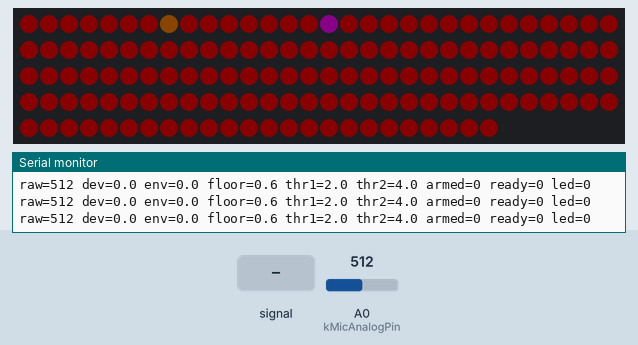
Simulated run of this sketch. Board: Arduino Uno, built with avr-gcc and run on an emulated ATmega328P. On the bench: 144 RGB LEDs in strip order, left to right, continuing on the next row, the last lines printed to the serial monitor. The test bench sets the inputs (shaded band); at power-on: A0 (kMicAnalogPin) = 512. Dim RGB values are drawn brighter than linear.

Above: at 1.2 s.
1.3 s: A0 (kMicAnalogPin) fed a 1000 Hz sine of ±255 counts around its level
At 3.2 s:
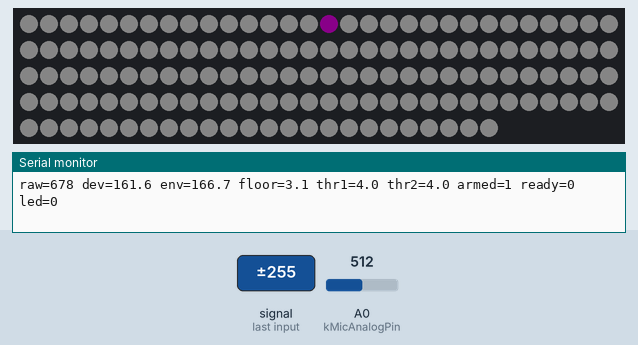
4.3 s: A0 (kMicAnalogPin) set to 960
7.3 s: A0 (kMicAnalogPin) set to 1023
At 8.73 s:
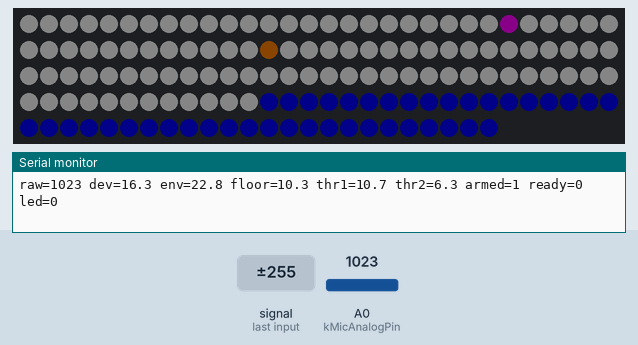
10.3 s: A0 (kMicAnalogPin) set to 940
At 13.03 s:
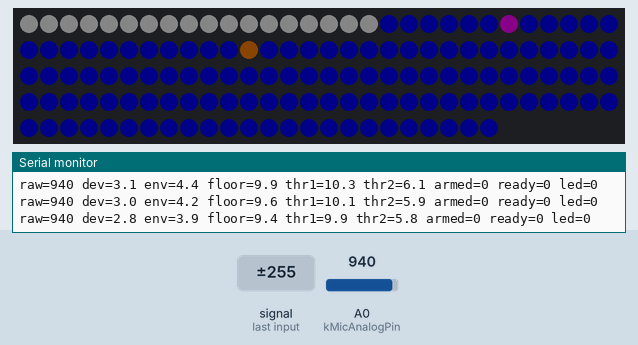
13.3 s: A0 (kMicAnalogPin) fed a 200 Hz sine of ±81 counts around its level
At 14.4 s:
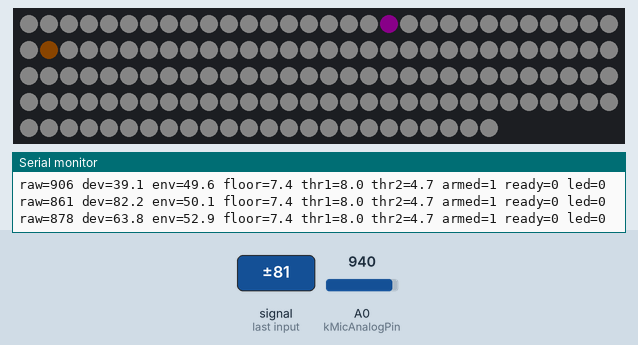
15.1 s: A0 (kMicAnalogPin) set to 900
At 16.3 s:
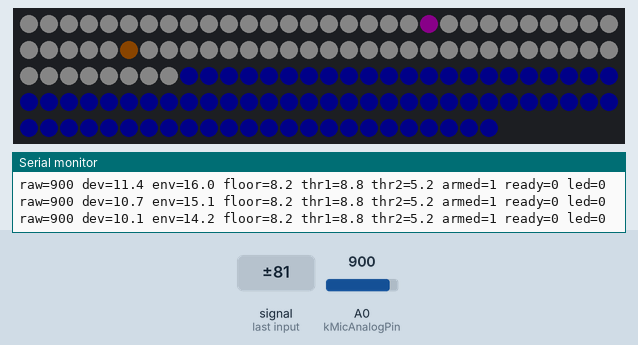

Measured:
- after the input at 1.3 s, the LEDs: first change at once (image 1 shows a later state)
- after the input at 7.3 s, the LEDs: first change after 0.13 s (image 2 shows a later state)
- after the input at 10.3 s, the LEDs: first change after 0.20 s (image 3 shows a later state)
- after the input at 13.3 s, the LEDs: first change after 0.27 s (image 4 shows a later state)
- after the input at 15.1 s, the LEDs: first change after 0.44 s (image 5 shows a later state)

The sketch:

KY037ClapSmoke.ino
```cpp
#include <Adafruit_NeoPixel.h>
#include <Arduino.h>

namespace Pins {
constexpr uint8_t kMicAnalogPin = A0;
constexpr uint8_t kStripPin = 6;
}

constexpr uint16_t kPixels = 144;
constexpr uint8_t kBrightness = 28;
constexpr uint32_t kPrintMs = 40;

float gBaseline = 0.0f;
float gDevEma = 0.0f;
float gEnv = 0.0f;
float gNoiseFloor = 1.0f;

bool gLedOn = false;
bool gArmed = false;
bool gReadyForSecond = false;
uint32_t gFirstClapMs = 0;
uint32_t gLastTriggerMs = 0;
uint32_t gArmQuietSinceMs = 0;

constexpr float kFirstThresholdMin = 2.0f;
constexpr float kFirstThresholdScale = 0.94f;
constexpr float kFirstThresholdOffset = 1.07f;

constexpr float kSecondThresholdMin = 1.54f;
constexpr float kSecondThresholdScale = 0.54f;
constexpr float kSecondThresholdOffset = 0.74f;

constexpr uint32_t kCooldownMs = 320;
constexpr uint32_t kSecondGapMinMs = 90;
constexpr uint32_t kSecondGapMaxMs = 950;
constexpr uint32_t kSecondListenTimeoutMs = 1250;
constexpr uint32_t kQuietRearmMs = 45;

constexpr float kFirstReleaseFactor = 0.56f;
constexpr float kSecondReleaseFactor = 0.72f;

Adafruit_NeoPixel gStrip(kPixels, Pins::kStripPin, NEO_GRBW + NEO_KHZ800);

static float clamp01(float v) {
  if (v < 0.0f) return 0.0f;
  if (v > 1.0f) return 1.0f;
  return v;
}

static void fillColor(uint8_t r, uint8_t g, uint8_t b, uint8_t w = 0) {
  for (uint16_t i = 0; i < kPixels; ++i) {
    gStrip.setPixelColor(i, gStrip.Color(r, g, b, w));
  }
}

static void renderStrip(float env, float thr1, float thr2) {
  if (gArmed) {
    fillColor(0, 0, 90);
  } else if (gLedOn) {
    fillColor(0, 90, 0);
  } else {
    fillColor(90, 0, 0);
  }

  const float meterNorm = clamp01(env / 36.0f);
  const uint16_t lit = static_cast<uint16_t>(meterNorm * kPixels);
  for (uint16_t i = 0; i < lit && i < kPixels; ++i) {
    gStrip.setPixelColor(i, gStrip.Color(0, 0, 0, 72));
  }

  const uint16_t t1 = static_cast<uint16_t>(clamp01(thr1 / 36.0f) * (kPixels - 1));
  gStrip.setPixelColor(t1, gStrip.Color(90, 45, 0, 0));
  const uint16_t t2 = static_cast<uint16_t>(clamp01(thr2 / 36.0f) * (kPixels - 1));
  gStrip.setPixelColor(t2, gStrip.Color(90, 0, 90, 0));

  gStrip.show();
}

void setup() {
  Serial.begin(115200);
  gStrip.begin();
  gStrip.setBrightness(kBrightness);
  gStrip.clear();
  gStrip.show();
  pinMode(Pins::kMicAnalogPin, INPUT);
  Serial.println("raw dev env floor thr1 thr2 armed ready led");
}

void loop() {
  const uint32_t now = millis();
  const int raw = analogRead(Pins::kMicAnalogPin);

  if (gBaseline == 0.0f) gBaseline = raw;
  gBaseline += (raw - gBaseline) * 0.02f;

  const float dev = fabsf(raw - gBaseline);
  gDevEma += (dev - gDevEma) * 0.08f;
  gEnv += (gDevEma - gEnv) * 0.22f;

  const bool learnFloor = !gArmed && (now - gLastTriggerMs > kCooldownMs);
  if (learnFloor) {
    gNoiseFloor += (gEnv - gNoiseFloor) * 0.015f;
    if (gNoiseFloor < 0.6f) gNoiseFloor = 0.6f;
  }

  float thr1 = gNoiseFloor * kFirstThresholdScale + kFirstThresholdOffset;
  if (thr1 < kFirstThresholdMin) thr1 = kFirstThresholdMin;
  if (thr1 > 14.0f) thr1 = 14.0f;

  float thr2 = gNoiseFloor * kSecondThresholdScale + kSecondThresholdOffset;
  if (thr2 < kSecondThresholdMin) thr2 = kSecondThresholdMin;
  if (thr2 > (thr1 - 0.8f)) thr2 = thr1 - 0.8f;
  if (thr2 < 4.0f) thr2 = 4.0f;

  const float release1 = thr1 * kFirstReleaseFactor;

  if (!gArmed) {
    if (gEnv >= thr1 && (now - gLastTriggerMs > kCooldownMs)) {
      gArmed = true;
      gReadyForSecond = false;
      gFirstClapMs = now;
      gLastTriggerMs = now;
      gArmQuietSinceMs = 0;
      Serial.println("event=clap1");
    }
  } else {
    if (!gReadyForSecond) {
      if (gEnv <= release1) {
        if (gArmQuietSinceMs == 0) gArmQuietSinceMs = now;
        if (now - gArmQuietSinceMs >= kQuietRearmMs) {
          gReadyForSecond = true;
          Serial.println("event=ready_for_second");
        }
      } else {
        gArmQuietSinceMs = 0;
      }
    } else {
      const uint32_t dt = now - gFirstClapMs;
      if (gEnv >= thr2 && dt >= kSecondGapMinMs && dt <= kSecondGapMaxMs) {
        gLedOn = !gLedOn;
        gLastTriggerMs = now;
        gArmed = false;
        gReadyForSecond = false;
        gArmQuietSinceMs = 0;
        Serial.print("event=double_clap toggle=");
        Serial.println(gLedOn ? "on" : "off");
      } else if (gEnv >= thr1 && dt > kSecondGapMinMs) {
        gFirstClapMs = now;
        gLastTriggerMs = now;
        gReadyForSecond = false;
        gArmQuietSinceMs = 0;
        Serial.println("event=clap1_rearm");
      }
    }

    if (gArmed && (now - gFirstClapMs > kSecondListenTimeoutMs)) {
      gArmed = false;
      gReadyForSecond = false;
      gArmQuietSinceMs = 0;
      Serial.println("event=clap1_timeout");
    }
  }

  renderStrip(gEnv, thr1, thr2);

  static uint32_t lastPrint = 0;
  if (now - lastPrint >= kPrintMs) {
    lastPrint = now;
    Serial.print("raw="); Serial.print(raw);
    Serial.print(" dev="); Serial.print(dev, 1);
    Serial.print(" env="); Serial.print(gEnv, 1);
    Serial.print(" floor="); Serial.print(gNoiseFloor, 1);
    Serial.print(" thr1="); Serial.print(thr1, 1);
    Serial.print(" thr2="); Serial.print(thr2, 1);
    Serial.print(" armed="); Serial.print(gArmed ? 1 : 0);
    Serial.print(" ready="); Serial.print(gReadyForSecond ? 1 : 0);
    Serial.print(" led="); Serial.println(gLedOn ? 1 : 0);
  }
}
```
